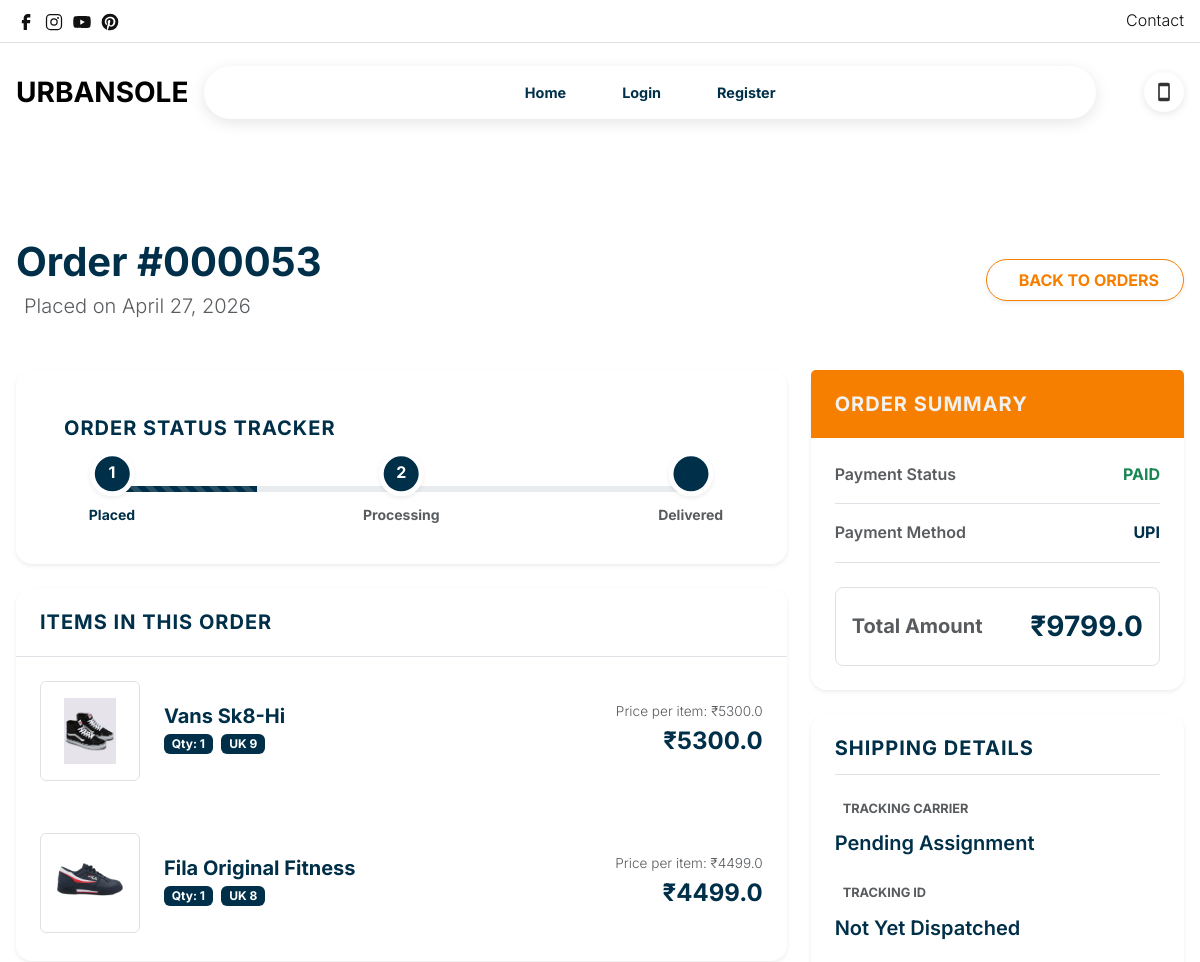
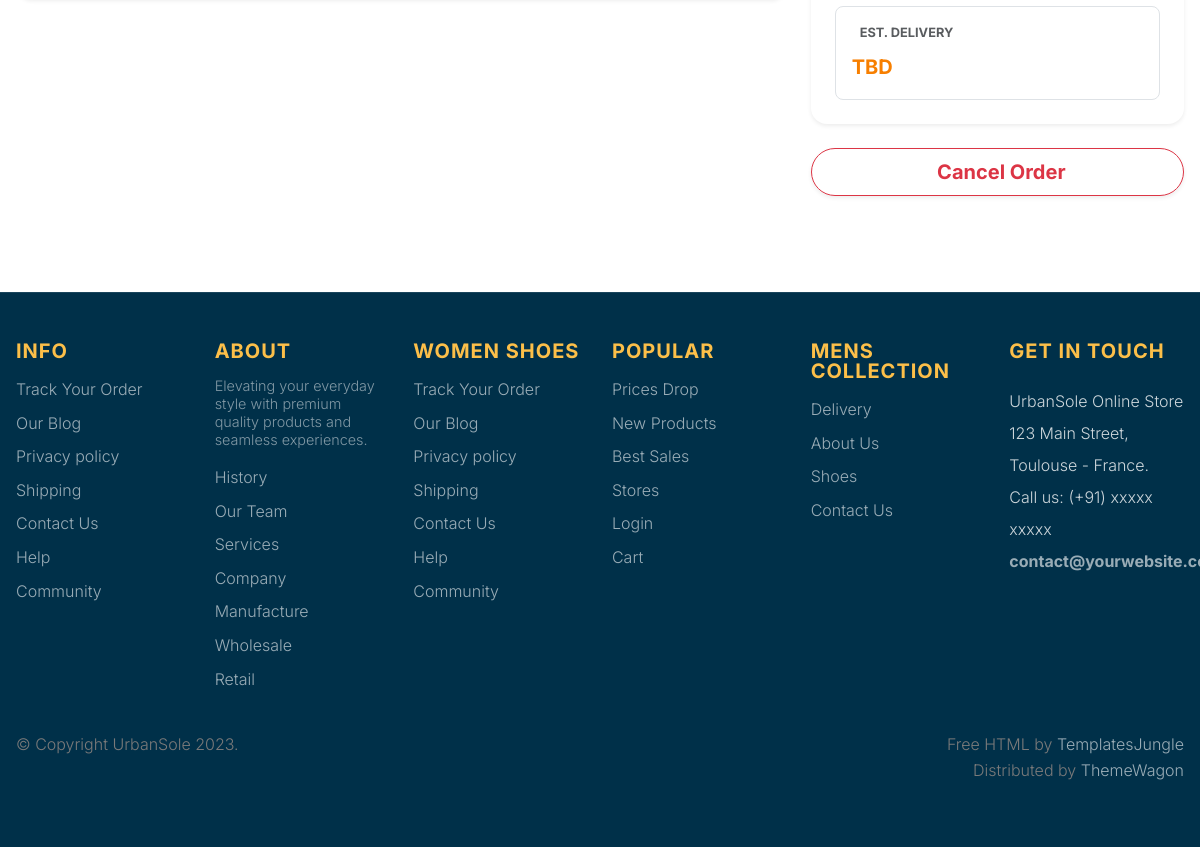
The app's page /orderdetails/53/ with its own data (2 pictures, top to bottom).
### employee/models.py (models this page shows)
class Order(models.Model):
    user=models.ForeignKey(User,on_delete=models.CASCADE)
    orderdate=models.DateTimeField(auto_now_add=True)
    deliverydate=models.DateTimeField(null=True, blank=True)
    carrier=models.CharField(max_length=100, blank=True)
    payment_date=models.DateTimeField(null=True, blank=True)
    total_amount=models.FloatField(default=0.0)
    orderstatus=models.CharField(max_length=20, default='pending')
    paymentstatus=models.CharField(max_length=20, default='')
    trackingid=models.CharField(max_length=100, blank=True)
    payment_method=models.CharField(max_length=50, blank=True)
    cancel_reason=models.TextField(blank=True, null=True)

class OrderItem(models.Model):
    order=models.ForeignKey(Order,on_delete=models.CASCADE)
    product=models.ForeignKey(Product,on_delete=models.CASCADE)
    quantity=models.IntegerField()
    price=models.IntegerField()
    size=models.CharField(max_length=10, blank=True, default='')

### manager/models.py (models this page shows, shortened)
class Product(models.Model):
    name = models.CharField(max_length=200,null=True)
    description = models.TextField()
    price = models.FloatField(max_length=50,null=True)
    stock = models.IntegerField(null=True)
    image = models.FileField(upload_to='media/products')
    category = models.ForeignKey(Category, on_delete=models.CASCADE)

### employee/views.py (the view, shortened to what this page needs)
# urls.py: path('orderdetails/<int:id>/',views.orderdetails,name='orderdetails'),
def orderdetails(request,id):
    order = get_object_or_404(Order, id=id)
    items = OrderItem.objects.filter(order=order)
    return render(request,'user/orderdetails.html',{'order':order,'items':items})

### template/user/orderdetails.html (shortened to what this page needs)
{% extends 'common/base.html' %}
{% load static %}
{% block content %}
<section class="py-5 bg-light my-5" style="min-height: 80vh;">
  <div class="container-lg position-relative">
    <div class="d-flex flex-column flex-md-row justify-content-between align-items-md-center mb-5 gap-3">
      <div>
        <h2 class="display-6 fw-bold mb-1">Order #{{ order.id|stringformat:"06d" }}</h2>
        <p class="text-muted mb-0 fs-5"> Placed on {{ order.orderdate|date:"F d, Y" }}</p>
      </div>
      <div>
        <a href="{% url 'vieworder' %}" class="btn btn-outline-theme rounded-pill px-4 py-2 fw-bold shadow-sm text-uppercase"> Back to Orders</a>
      </div>
    </div>
    <div class="row g-4 position-relative" style="{% if order.orderstatus|lower == 'canceled' or order.orderstatus|lower == 'completed' %}opacity: 0.55; filter: grayscale(20%);{% endif %} transition: all 0.3s ease;">
      <div class="col-lg-8">
        <div class="card border-0 shadow-sm rounded-4 mb-4 overflow-hidden">
          <div class="card-body p-5">
            <h5 class="fw-bold mb-5 text-uppercase" style="letter-spacing: 1px;">Order Status Tracker</h5>
            <div class="position-relative mx-3 mx-md-5 my-4">
              <div class="progress" style="height: 6px; background-color: #e9ecef; border-radius: 10px;">
                {% if order.orderstatus|lower == 'pending' %}
                <div class="progress-bar bg-dark progress-bar-striped progress-bar-animated" role="progressbar" style="width: 25%"></div>
                {% elif order.orderstatus|lower == 'processing' %}
                <div class="progress-bar bg-info progress-bar-striped progress-bar-animated" role="progressbar" style="width: 50%"></div>
                {% elif order.orderstatus|lower == 'shipped' %}
                <div class="progress-bar bg-theme progress-bar-striped progress-bar-animated" role="progressbar" style="width: 75%"></div>
                {% elif order.orderstatus|lower == 'completed' %}
                <div class="progress-bar bg-success" role="progressbar" style="width: 100%"></div>
                {% endif %}
              </div>
              <div class="position-absolute top-50 start-0 translate-middle text-center">
                <div class="rounded-circle d-flex align-items-center justify-content-center fw-bold text-white mx-auto shadow-sm {% if order.orderstatus|lower != 'canceled' %}bg-dark{% else %}bg-secondary{% endif %}" style="width: 45px; height: 45px; border: 5px solid white;">1</div>
                <small class="d-block mt-2 fw-bold {% if order.orderstatus|lower != 'canceled' %}text-dark{% else %}text-muted{% endif %}">Placed</small>
              </div>
              <div class="position-absolute top-50 start-50 translate-middle text-center">
                <div class="rounded-circle d-flex align-items-center justify-content-center fw-bold text-white mx-auto shadow-sm {% if order.orderstatus|lower == 'processing' or order.orderstatus|lower == 'shipped' or order.orderstatus|lower == 'completed' %}bg-info{% else %}bg-secondary{% endif %}" style="width: 45px; height: 45px; border: 5px solid white;">2</div>
                <small class="d-block mt-2 fw-bold {% if order.orderstatus|lower == 'processing' or order.orderstatus|lower == 'shipped' or order.orderstatus|lower == 'completed' %}text-info{% else %}text-muted{% endif %}">Processing</small>
              </div>
              <div class="position-absolute top-50 start-100 translate-middle text-center">
                <div class="rounded-circle d-flex align-items-center justify-content-center fw-bold text-white mx-auto shadow-sm {% if order.orderstatus|lower == 'completed' %}bg-success{% else %}bg-secondary{% endif %}" style="width: 45px; height: 45px; border: 5px solid white;"></div>
                <small class="d-block mt-2 fw-bold {% if order.orderstatus|lower == 'completed' %}text-success{% else %}text-muted{% endif %}">Delivered</small>
              </div>
            </div>
          </div>
        </div>
        <div class="card border-0 shadow-sm rounded-4 mb-4 overflow-hidden">
          <div class="card-header bg-white border-bottom p-4">
            <h5 class="fw-bold mb-0 text-uppercase" style="letter-spacing: 1px;">Items in this Order</h5>
          </div>
          <div class="card-body p-0">
            <ul class="list-group list-group-flush">
              {% for i in items %}
              <li class="list-group-item p-4 d-flex flex-column flex-sm-row align-items-sm-center border-bottom-0 border-light mb-1">
                <div class="bg-light rounded p-3 me-sm-4 mb-3 mb-sm-0 mx-auto mx-sm-0 border" style="width: 100px; height: 100px;">
                  <img src="{{ i.product.image.url }}" class="w-100 h-100 object-fit-contain mix-blend-multiply" alt="{{ i.product.name }}">
                </div>
                <div class="flex-grow-1 text-center text-sm-start">
                  <h5 class="fw-bold mb-1">{{ i.product.name }}</h5>
                  <p class="text-muted mb-0"><span class="badge bg-secondary">Qty: {{ i.quantity }}</span>{% if i.size %} <span class="badge bg-dark ms-1">{{ i.size }}</span>{% endif %}</p>
                </div>
                <div class="text-center text-sm-end mt-3 mt-sm-0">
                  <span class="text-muted d-block" style="font-size: 0.85em;">Price per item: ₹{{ i.product.price }}</span>
                  <span class="fs-4 fw-bold text-dark">₹{{ i.total|default:i.product.price }}</span>
                </div>
              </li>
              {% empty %}
              <li class="list-group-item p-5 text-center text-muted">No items found for this order.</li>
              {% endfor %}
            </ul>
          </div>
        </div>
      </div>
      <div class="col-lg-4">
        <div class="card border-0 shadow-sm rounded-4 mb-4">
          <div class="card-header bg-theme text-white p-4 border-0">
            <h5 class="fw-bold mb-0 text-uppercase" style="letter-spacing: 1px;">Order Summary</h5>
          </div>
          <div class="card-body p-4 bg-white rounded-bottom-4">
            <div class="d-flex justify-content-between mb-3 border-bottom pb-3">
              <span class="text-muted fw-semibold">Payment Status</span>
              <span class="fw-bold text-uppercase
                {% if order.paymentstatus|lower == 'failed' %}text-danger{% elif order.paymentstatus|lower == 'paid' or order.paymentstatus|lower == 'completed' %}text-success{% else %}text-warning{% endif %}">
                {{ order.paymentstatus|default:"Pending" }}
              </span>
            </div>
            <div class="d-flex justify-content-between mb-4 border-bottom pb-3">
              <span class="text-muted fw-semibold">Payment Method</span>
              <span class="fw-bold text-dark">{{ order.payment_method|default:"N/A" }}</span>
            </div>
            <div class="d-flex justify-content-between align-items-center mt-2 bg-light p-3 rounded-3 border">
              <span class="fs-5 fw-bold text-muted">Total Amount</span>
              <span class="fs-3 fw-bold text-dark">₹{{ order.total_amount }}</span>
            </div>
          </div>
        </div>
        <div class="card border-0 shadow-sm rounded-4 mb-4">
          <div class="card-body p-4">
            <h5 class="fw-bold mb-4 text-uppercase border-bottom pb-3" style="letter-spacing: 1px;">Shipping Details</h5>
            <div class="mb-4">
              <div class="d-flex align-items-center text-muted text-uppercase fw-bold mb-2" style="font-size: 0.8em;">
                 Tracking Carrier
              </div>
              <p class="fs-5 fw-semibold mb-0 text-dark">{{ order.carrier|default:"Pending Assignment" }}</p>
            </div>
            <div class="mb-4">
              <div class="d-flex align-items-center text-muted text-uppercase fw-bold mb-2" style="font-size: 0.8em;">
                 Tracking ID
              </div>
              <p class="fs-5 fw-semibold mb-0 text-dark">{{ order.trackingid|default:"Not Yet Dispatched" }}</p>
            </div>
            <div class="bg-light p-3 rounded-3 border">
              <div class="d-flex align-items-center text-muted text-uppercase fw-bold mb-2" style="font-size: 0.8em;">
                 Est. Delivery
              </div>
              <p class="fs-5 fw-bold text-theme mb-0">{{ order.deliverydate|default:"TBD" }}</p>
            </div>
          </div>
        </div>
        {% if order.orderstatus|lower != 'completed' and order.orderstatus|lower != 'canceled' %}
        <div class="d-grid shadow-sm rounded-pill mt-4">
          <button type="button" class="btn btn-outline-danger btn-lg rounded-pill fw-bold" data-bs-toggle="modal" data-bs-target="#cancelOrderModal">
             Cancel Order
          </button>
        </div>
        {% endif %}
      </div>
    </div>
  </div>
</section>
{% endblock %}

### static/stylish-1.0.0/style.css (style rules this page uses)
body { --heading-font: "Inter", Roboto, sans-serif; --heading-font-weight: 400; --heading-color: var(--bs-dark); --heading-line-height: 1.24; --swiper-theme-color: var(--bs-primary); --swiper-pagination-bottom: 0; --custom-easing: cubic-bezier(.17, .67, .83, .67); --bs-body-font-family: "Inter", Roboto, sans-serif; --bs-body-font-size: 1rem; --bs-body-font-weight: 400; --bs-body-line-height: 1.7; --bs-body-color: #8f8f8f; --bs-body-color-rgb: 143, 143, 143; --bs-primary: #F77F00; --bs-primary-dark: #C04E01; --bs-secondary: #003049; --bs-black: #003049; --bs-light: #F1F1F0; --bs-dark: #003049; --bs-gray: #9aa1a7; --bs-gray-dark: #51565b; --bs-primary-rgb: 247, 127, 0; --bs-secondary-rgb: 0, 48, 73; --bs-black-rgb: 0, 48, 73; --bs-light-rgb: 241, 241, 240; --bs-dark-rgb: 0, 48, 73; --bs-link-color: var(--bs-dark); --bs-link-color-rgb: 17, 17, 17; --bs-link-decoration: underline; --bs-link-hover-color: var(--bs-primary); --bs-link-hover-color-rgb: 17, 17, 17; }
h1, .h1, h2, .h2, h3, .h3, h4, .h4, h5, .h5, h6, .h6 { font-family: var(--heading-font); font-weight: var(--heading-font-weight); color: var(--heading-color); line-height: var(--heading-line-height); }
a { text-decoration: none; transition: all 0.3s ease-out; }
.list-group-item { --bs-list-group-item-padding-x: 0; --bs-list-group-border-width: 0; }
.btn { --bs-btn-border-radius: 0; }
.text-white { --heading-color: var(--bs-light); --bs-breadcrumb-item-active-color: var(--bs-light); --bs-breadcrumb-divider-color: var(--bs-light); --bs-link-color-rgb: var(--bs-light-rgb); --bs-link-hover-color-rgb: var(--bs-light-rgb); }
.container, .container-fluid, .container-lg, .container-md, .container-sm, .container-xl, .container-xxl { --bs-gutter-x: 2.5rem; }
:root { --accent-color: #333; --black-color: #000; --dark-color: #111; --gray-color-100: #F1F1F1; --gray-color-200: #E1E1E1; --gray-color-300: #D1D1D1; --gray-color-400: #ced4da; --gray-color-500: #adb5bd; --dark-gray-color: #7A7A7A; --bs-light-rgb: rgba(255, 255, 255, 1); --light-color: #fff; --swiper-theme-color: #111 !important; }
:root { --body-font: "Inter", sans-serif; --heading-font: "Inter", sans-serif; --extra-font: "Playfair Display", sans-serif; --subheading-font: "Petit Formal Script", sans-serif; }
.container, .container-fluid, .container-lg, .container-md, .container-sm, .container-xl, .container-xxl { --bs-gutter-x: 2rem; }
*, *::before, *::after { -webkit-box-sizing: border-box; -moz-box-sizing: border-box; box-sizing: border-box; }
html { box-sizing: border-box; }
body { font-family: var(--body-font); font-weight: 300; line-height: 1.6; color: var(--accent-color); margin: 0; }
ul.inner-list li, ul>li { color: var(--dark-gray-color); }
a { color: var(--dark-color); text-decoration: none; transition: 0.3s color ease-out; }
p { color: var(--dark-gray-color); }
.bg-light { background-color: var(--light-color) !important; }
.border-bottom { border-bottom: 1px solid var(--gray-color-500); }
h1, h2, h3, h4, h5 { font-family: var(--heading-font); font-weight: 700; line-height: 1; }
h2 { font-size: 2.8em; }
.container-lg { max-width: 1750px; }

### template/common/base.html (style rules this page uses)
:root { --brand-navy: #003049; --brand-red: #D62828; --brand-orange: #F77F00; --brand-yellow: #FCBF49; --primary-orange: var(--brand-orange); --hero-orange: #C04E01; }

### template/user/orderdetails.html (style rules this page uses)
.bg-theme { background-color: var(--primary-orange) !important; color: white !important; }
.text-theme { color: var(--primary-orange) !important; }
.btn-outline-theme { border-color: var(--primary-orange); color: var(--primary-orange); transition: all 0.3s; }

### records on screen
Order: id "000053", orderdate "April 27, 2026", paymentstatus "PAID", payment_method "UPI", total_amount "9799.0", carrier "Pending Assignment", trackingid "Not Yet Dispatched", deliverydate "TBD"
OrderItem: product.image (picture), product.name "Vans Sk8-Hi", quantity "1", size "UK 9", product.price "5300.0", total "5300.0"
OrderItem: product.image (picture), product.name "Fila Original Fitness", quantity "1", size "UK 8", product.price "4499.0", total "4499.0"
